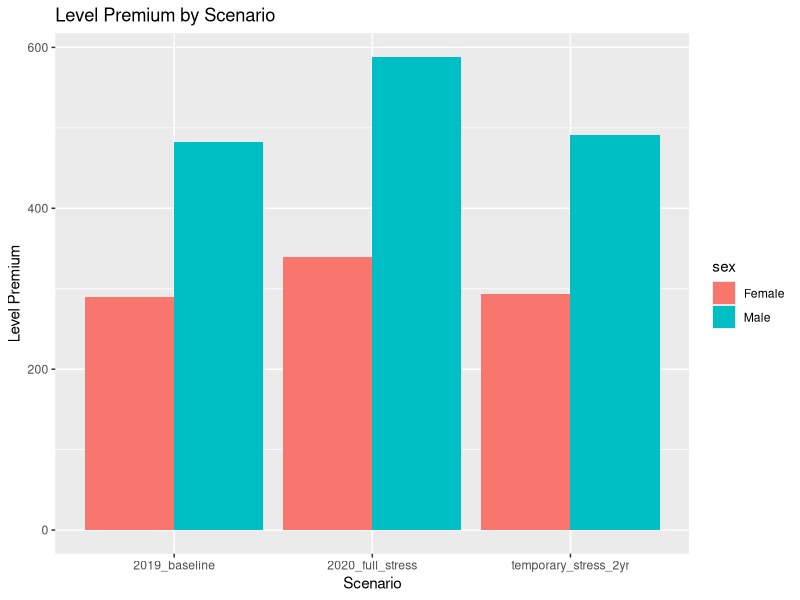
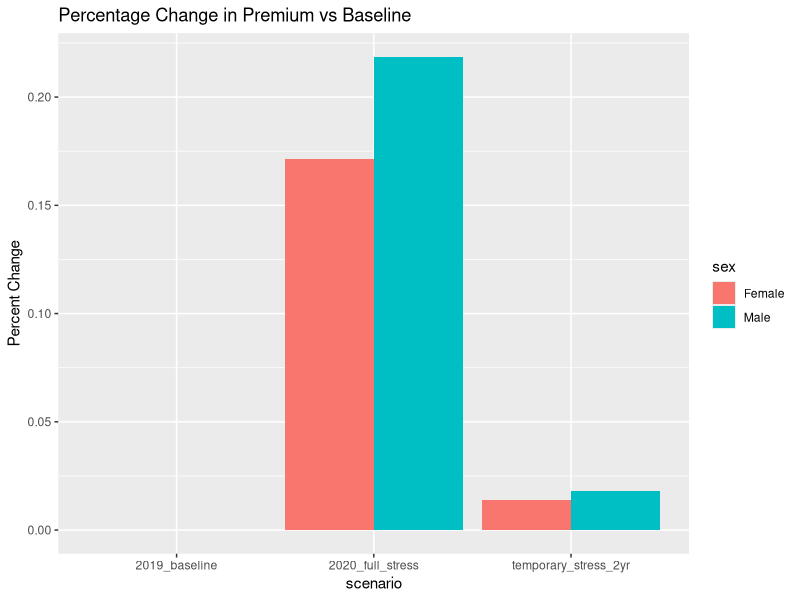
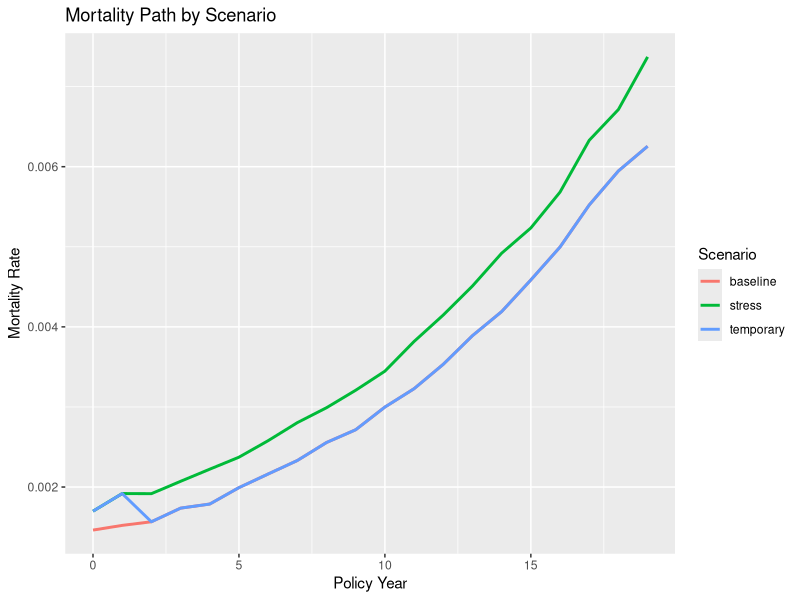

Write R code to recreate these figures, in order.
# This script extends Script 05.
# Script 05 calculates the net single premium (NSP), which is equal to
# the expected present value of death benefits.
# Script 06 uses the same mortality assumptions and contract settings,
# and converts the single premium framework into a level annual premium
# framework under the equivalence principle.

# ---------------------------------------------------------
# Script: 06_level_premium_stress.R
# Purpose: Price level annual premium for term life under
#          baseline, full stress, and temporary stress scenarios
# ---------------------------------------------------------

library(readr)
library(dplyr)
library(tibble)
library(ggplot2)

# Load life tables
life_2019_f <- read_csv("data/processed/life_table_2019_female.csv")
life_2020_f <- read_csv("data/processed/life_table_2020_female.csv")

life_2019_m <- read_csv("data/processed/life_table_2019_male.csv")
life_2020_m <- read_csv("data/processed/life_table_2020_male.csv")


# Set pricing assumptions
issue_age <- 40
term <- 20
benefit <- 100000
i <- 0.03

# Set how many years the temporary stress lasts
stress_years <- 2


# This function calculates level annual premium from one life table.
price_level_term <- function(life_table, issue_age, term, benefit, i) {
  
  v <- 1 / (1 + i)
  
  pricing_data <- life_table %>%
    filter(age >= issue_age, age < issue_age + term) %>%
    arrange(age)
  
  lx0 <- life_table %>%
    filter(age == issue_age) %>%
    pull(lx)
  
  # Check whether the issue age exists in the table
  if(length(lx0) == 0){
    stop("Issue age not found in life table.")
  }
  
  pricing_data <- pricing_data %>%
    mutate(
      t = age - issue_age,
      survival_prob = lx / lx0,
      death_prob = survival_prob * qx,
      pv_benefit = benefit * v^(t + 1) * death_prob,
      pv_premium = v^t * survival_prob
    )
  
  pv_benefit <- sum(pricing_data$pv_benefit, na.rm = TRUE)
  pv_premium_factor <- sum(pricing_data$pv_premium, na.rm = TRUE)
  
  level_premium <- pv_benefit / pv_premium_factor
  
  return(level_premium)
}


# This function builds a temporary stress scenario:
price_level_term_temp_stress <- function(
    baseline_table,
    stress_table,
    issue_age,
    term,
    benefit,
    i,
    stress_years = 2
) {
  
  v <- 1 / (1 + i)
  
  baseline_qx <- baseline_table %>%
    filter(age >= issue_age, age < issue_age + term) %>%
    arrange(age) %>%
    select(age, qx_baseline = qx)
  
  stress_qx <- stress_table %>%
    filter(age >= issue_age, age < issue_age + term) %>%
    arrange(age) %>%
    select(age, qx_stress = qx)
  
  pricing_data <- baseline_qx %>%
    left_join(stress_qx, by = "age") %>%
    mutate(
      t = age - issue_age,
      qx_used = if_else(t < stress_years, qx_stress, qx_baseline),
      px_used = 1 - qx_used
    )
  
  # Check for missing qx values
  if(any(is.na(pricing_data$qx_used))){
    stop("Missing qx values found in temporary stress scenario.")
  }
  
  # Build survival probabilities recursively
  pricing_data$survival_prob <- NA_real_
  pricing_data$survival_prob[1] <- 1
  
  if(nrow(pricing_data) > 1){
    for(k in 2:nrow(pricing_data)){
      pricing_data$survival_prob[k] <-
        pricing_data$survival_prob[k - 1] * pricing_data$px_used[k - 1]
    }
  }
  
  pricing_data <- pricing_data %>%
    mutate(
      death_prob = survival_prob * qx_used,
      pv_benefit = benefit * v^(t + 1) * death_prob,
      pv_premium = v^t * survival_prob
    )
  
  pv_benefit <- sum(pricing_data$pv_benefit, na.rm = TRUE)
  pv_premium_factor <- sum(pricing_data$pv_premium, na.rm = TRUE)
  
  level_premium <- pv_benefit / pv_premium_factor
  
  return(level_premium)
}


# Calculate baseline level premiums
lp_2019_f <- price_level_term(
  life_table = life_2019_f,
  issue_age = issue_age,
  term = term,
  benefit = benefit,
  i = i
)

lp_2019_m <- price_level_term(
  life_table = life_2019_m,
  issue_age = issue_age,
  term = term,
  benefit = benefit,
  i = i
)


# Calculate full stress level premiums
lp_2020_f <- price_level_term(
  life_table = life_2020_f,
  issue_age = issue_age,
  term = term,
  benefit = benefit,
  i = i
)

lp_2020_m <- price_level_term(
  life_table = life_2020_m,
  issue_age = issue_age,
  term = term,
  benefit = benefit,
  i = i
)


# Calculate temporary stress level premiums-- selecting 1 year mixed.
# note: this is just a temporarly approach, stress is fading, not disappearing instantly. May consider expo/linear/other mix later.
lp_temp_f <- price_level_term_temp_stress(
  baseline_table = life_2019_f,
  stress_table = life_2020_f,
  issue_age = issue_age,
  term = term,
  benefit = benefit,
  i = i,
  stress_years = stress_years
)

lp_temp_m <- price_level_term_temp_stress(
  baseline_table = life_2019_m,
  stress_table = life_2020_m,
  issue_age = issue_age,
  term = term,
  benefit = benefit,
  i = i,
  stress_years = stress_years
)


# Build final comparison table
level_premium_summary <- tibble(
  sex = c("Female", "Female", "Female", "Male", "Male", "Male"),
  scenario = c(
    "2019_baseline",
    "2020_full_stress",
    paste0("temporary_stress_", stress_years, "yr"),
    "2019_baseline",
    "2020_full_stress",
    paste0("temporary_stress_", stress_years, "yr")
  ),
  level_premium = c(
    lp_2019_f,
    lp_2020_f,
    lp_temp_f,
    lp_2019_m,
    lp_2020_m,
    lp_temp_m
  )
)


# Add percentage changes relative to baseline within each sex
level_premium_summary <- level_premium_summary %>%
  group_by(sex) %>%
  mutate(
    baseline_premium = level_premium[scenario == "2019_baseline"][1],
    pct_change_vs_baseline = level_premium / baseline_premium - 1
  ) %>%
  ungroup()


# Print results
print(level_premium_summary)


# Save results
write_csv(
  level_premium_summary,
  "data/processed/level_premium_stress_comparison.csv"
)


ggplot(level_premium_summary,
       aes(x = scenario, y = level_premium, fill = sex)) +
  geom_bar(stat = "identity", position = "dodge") +
  labs(
    title = "Level Premium by Scenario",
    x = "Scenario",
    y = "Level Premium"
  )

ggplot(level_premium_summary,
       aes(x = scenario, y = pct_change_vs_baseline, fill = sex)) +
  geom_bar(stat = "identity", position = "dodge") +
  labs(
    title = "Percentage Change in Premium vs Baseline",
    y = "Percent Change"
  )

baseline_f <- life_2019_f %>%
  filter(age >= issue_age, age < issue_age + term) %>%
  arrange(age)

stress_f <- life_2020_f %>%
  filter(age >= issue_age, age < issue_age + term) %>%
  arrange(age)

df_plot <- tibble(
  t = 0:(term - 1),
  baseline = baseline_f$qx,
  full_stress = stress_f$qx,
  temporary_stress = ifelse(0:(term - 1) < stress_years, stress_f$qx, baseline_f$qx)
)

ggplot(df_plot, aes(x = t)) +
  geom_line(aes(y = baseline, color = "baseline"), linewidth = 1) +
  geom_line(aes(y = full_stress, color = "stress"), linewidth = 1) +
  geom_line(aes(y = temporary_stress, color = "temporary"), linewidth = 1) +
  labs(
    title = "Mortality Path by Scenario",
    x = "Policy Year",
    y = "Mortality Rate",
    color = "Scenario"
  )
